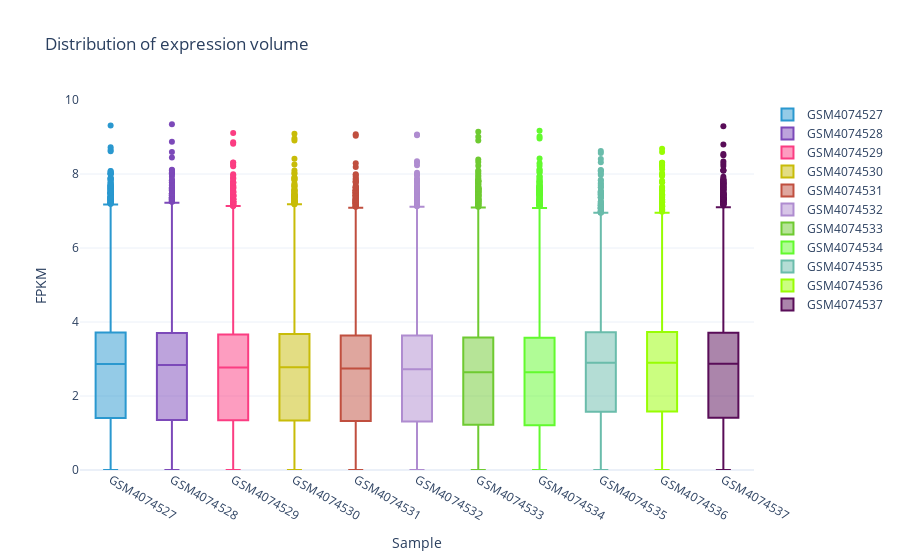

Here is the notebook cell this chart was saved with:
### Code cell
# 读取CSV文件
df = pd.read_csv('demo-fpkm-all.csv')

# 调用函数
plot_expression_boxplot(df)

### Figure 1 — Plotly figure (JSON) as saved in the notebook; plotly's stock layout.template omitted (floating-point values rounded to 4 significant figures; data arrays with more than 128 entries replaced by an {"elided": "..."} marker saying what was removed)
{"data": [{"marker": {"color": "#2A98CF"}, "name": "GSM4074527", "type": "box", "y": {"elided": "9292 float values"}}, {"marker": {"color": "#7C49B9"}, "name": "GSM4074528", "type": "box", "y": {"elided": "9292 float values"}}, {"marker": {"color": "#FB3D82"}, "name": "GSM4074529", "type": "box", "y": {"elided": "9292 float values"}}, {"marker": {"color": "#C8BC08"}, "name": "GSM4074530", "type": "box", "y": {"elided": "9292 float values"}}, {"marker": {"color": "#C04F3F"}, "name": "GSM4074531", "type": "box", "y": {"elided": "9292 float values"}}, {"marker": {"color": "#AF8CD0"}, "name": "GSM4074532", "type": "box", "y": {"elided": "9292 float values"}}, {"marker": {"color": "#6ECA31"}, "name": "GSM4074533", "type": "box", "y": {"elided": "9292 float values"}}, {"marker": {"color": "#62FA2E"}, "name": "GSM4074534", "type": "box", "y": {"elided": "9292 float values"}}, {"marker": {"color": "#6ABCAB"}, "name": "GSM4074535", "type": "box", "y": {"elided": "9292 float values"}}, {"marker": {"color": "#98FD03"}, "name": "GSM4074536", "type": "box", "y": {"elided": "9292 float values"}}, {"marker": {"color": "#590D58"}, "name": "GSM4074537", "type": "box", "y": {"elided": "9292 float values"}}], "layout": {"title": {"text": "Distribution of expression volume"}, "xaxis": {"title": {"text": "Sample"}}, "yaxis": {"range": [0, 10], "title": {"text": "FPKM"}}}}
